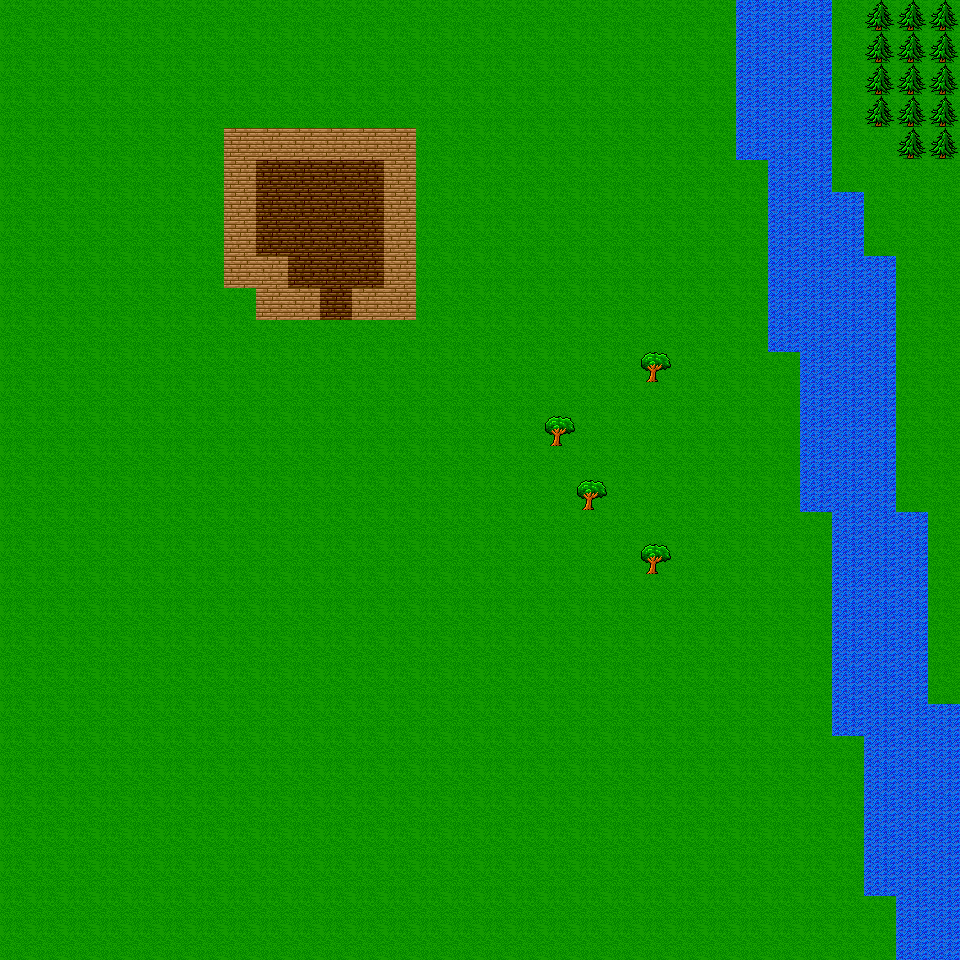

A 2D game scene composited from a Tiled map and its tileset images. What follows is a short description and the map's XML, with every tile layer's data as written:
An orthogonal 30x30 tile map with 32x32 px tiles, 2 tile layers (Floor, Mid) and 3 objects (2x character).

<map version="1.0" orientation="orthogonal" renderorder="right-down" width="30" height="30" tilewidth="32" tileheight="32" nextobjectid="5">
 <properties>
  <property name="tiletexture" value="resources/images/Maptiles.png" />
 </properties>
 <tileset firstgid="1" name="Maptiles" tilewidth="32" tileheight="32" tilecount="256" columns="16">
  <image source="../Images/Maptiles.png" width="512" height="512" />
 </tileset>
 <layer name="Floor" width="30" height="30">
  <data encoding="csv">
2,2,2,2,2,2,2,2,2,2,2,2,2,2,2,2,2,2,2,2,2,2,2,5,5,5,2,2,2,2,
2,2,2,2,2,2,2,2,2,2,2,2,2,2,2,2,2,2,2,2,2,2,2,5,5,5,2,2,2,2,
2,2,2,2,2,2,2,2,2,2,2,2,2,2,2,2,2,2,2,2,2,2,2,5,5,5,2,2,2,2,
2,2,2,2,2,2,2,2,2,2,2,2,2,2,2,2,2,2,2,2,2,2,2,5,5,5,2,2,2,2,
2,2,2,2,2,2,2,2,2,2,2,2,2,2,2,2,2,2,2,2,2,2,2,5,5,5,2,2,2,2,
2,2,2,2,2,2,2,2,17,17,17,17,2,2,2,2,2,2,2,2,2,2,2,2,5,5,2,2,2,2,
2,2,2,2,2,2,2,2,17,17,17,17,2,2,2,2,2,2,2,2,2,2,2,2,5,5,5,2,2,2,
2,2,2,2,2,2,2,2,17,17,17,17,2,2,2,2,2,2,2,2,2,2,2,2,5,5,5,2,2,2,
2,2,2,2,2,2,2,2,2,17,17,17,2,2,2,2,2,2,2,2,2,2,2,2,5,5,5,5,2,2,
2,2,2,2,2,2,2,2,2,2,17,2,2,2,2,2,2,2,2,2,2,2,2,2,5,5,5,5,2,2,
2,2,2,2,2,2,2,2,2,2,2,2,2,2,2,2,2,2,2,2,2,2,2,2,5,5,5,5,2,2,
2,2,2,2,2,2,2,2,2,2,2,2,2,2,2,2,2,2,2,2,2,2,2,2,2,5,5,5,2,2,
2,2,2,2,2,2,2,2,2,2,2,2,2,2,2,2,2,2,2,2,2,2,2,2,2,5,5,5,2,2,
2,2,2,2,2,2,2,2,2,2,2,2,2,2,2,2,2,2,2,2,2,2,2,2,2,5,5,5,2,2,
2,2,2,2,2,2,2,2,2,2,2,2,2,2,2,2,2,2,2,2,2,2,2,2,2,5,5,5,2,2,
2,2,2,2,2,2,2,2,2,2,2,2,2,2,2,2,2,2,2,2,2,2,2,2,2,5,5,5,2,2,
2,2,2,2,2,2,2,2,2,2,2,2,2,2,2,2,2,2,2,2,2,2,2,2,2,2,5,5,5,2,
2,2,2,2,2,2,2,2,2,2,2,2,2,2,2,2,2,2,2,2,2,2,2,2,2,2,5,5,5,2,
2,2,2,2,2,2,2,2,2,2,2,2,2,2,2,2,2,2,2,2,2,2,2,2,2,2,5,5,5,2,
2,2,2,2,2,2,2,2,2,2,2,2,2,2,2,2,2,2,2,2,2,2,2,2,2,2,5,5,5,2,
2,2,2,2,2,2,2,2,2,2,2,2,2,2,2,2,2,2,2,2,2,2,2,2,2,2,5,5,5,2,
2,2,2,2,2,2,2,2,2,2,2,2,2,2,2,2,2,2,2,2,2,2,2,2,2,2,5,5,5,2,
2,2,2,2,2,2,2,2,2,2,2,2,2,2,2,2,2,2,2,2,2,2,2,2,2,2,5,5,5,5,
2,2,2,2,2,2,2,2,2,2,2,2,2,2,2,2,2,2,2,2,2,2,2,2,2,2,2,5,5,5,
2,2,2,2,2,2,2,2,2,2,2,2,2,2,2,2,2,2,2,2,2,2,2,2,2,2,2,5,5,5,
2,2,2,2,2,2,2,2,2,2,2,2,2,2,2,2,2,2,2,2,2,2,2,2,2,2,2,5,5,5,
2,2,2,2,2,2,2,2,2,2,2,2,2,2,2,2,2,2,2,2,2,2,2,2,2,2,2,5,5,5,
2,2,2,2,2,2,2,2,2,2,2,2,2,2,2,2,2,2,2,2,2,2,2,2,2,2,2,5,5,5,
2,2,2,2,2,2,2,2,2,2,2,2,2,2,2,2,2,2,2,2,2,2,2,2,2,2,2,2,5,5,
2,2,2,2,2,2,2,2,2,2,2,2,2,2,2,2,2,2,2,2,2,2,2,2,2,2,2,2,5,5
</data>
 </layer>
 <layer name="Mid" width="30" height="30">
  <data encoding="csv">
0,0,0,0,0,0,0,0,0,0,0,0,0,0,0,0,0,0,0,0,0,0,0,0,0,0,0,4,4,4,
0,0,0,0,0,0,0,0,0,0,0,0,0,0,0,0,0,0,0,0,0,0,0,0,0,0,0,4,4,4,
0,0,0,0,0,0,0,0,0,0,0,0,0,0,0,0,0,0,0,0,0,0,0,0,0,0,0,4,4,4,
0,0,0,0,0,0,0,0,0,0,0,0,0,0,0,0,0,0,0,0,0,0,0,0,0,0,0,4,4,4,
0,0,0,0,0,0,0,1,1,1,1,1,1,0,0,0,0,0,0,0,0,0,0,0,0,0,0,0,4,4,
0,0,0,0,0,0,0,1,0,0,0,0,1,0,0,0,0,0,0,0,0,0,0,0,0,0,0,0,0,0,
0,0,0,0,0,0,0,1,0,0,0,0,1,0,0,0,0,0,0,0,0,0,0,0,0,0,0,0,0,0,
0,0,0,0,0,0,0,1,0,0,0,0,1,0,0,0,0,0,0,0,0,0,0,0,0,0,0,0,0,0,
0,0,0,0,0,0,0,1,1,0,0,0,1,0,0,0,0,0,0,0,0,0,0,0,0,0,0,0,0,0,
0,0,0,0,0,0,0,0,1,1,0,1,1,0,0,0,0,0,0,0,0,0,0,0,0,0,0,0,0,0,
0,0,0,0,0,0,0,0,0,0,0,0,0,0,0,0,0,0,0,0,0,0,0,0,0,0,0,0,0,0,
0,0,0,0,0,0,0,0,0,0,0,0,0,0,0,0,0,0,0,0,3,0,0,0,0,0,0,0,0,0,
0,0,0,0,0,0,0,0,0,0,0,0,0,0,0,0,0,0,0,0,0,0,0,0,0,0,0,0,0,0,
0,0,0,0,0,0,0,0,0,0,0,0,0,0,0,0,0,3,0,0,0,0,0,0,0,0,0,0,0,0,
0,0,0,0,0,0,0,0,0,0,0,0,0,0,0,0,0,0,0,0,0,0,0,0,0,0,0,0,0,0,
0,0,0,0,0,0,0,0,0,0,0,0,0,0,0,0,0,0,3,0,0,0,0,0,0,0,0,0,0,0,
0,0,0,0,0,0,0,0,0,0,0,0,0,0,0,0,0,0,0,0,0,0,0,0,0,0,0,0,0,0,
0,0,0,0,0,0,0,0,0,0,0,0,0,0,0,0,0,0,0,0,3,0,0,0,0,0,0,0,0,0,
0,0,0,0,0,0,0,0,0,0,0,0,0,0,0,0,0,0,0,0,0,0,0,0,0,0,0,0,0,0,
0,0,0,0,0,0,0,0,0,0,0,0,0,0,0,0,0,0,0,0,0,0,0,0,0,0,0,0,0,0,
0,0,0,0,0,0,0,0,0,0,0,0,0,0,0,0,0,0,0,0,0,0,0,0,0,0,0,0,0,0,
0,0,0,0,0,0,0,0,0,0,0,0,0,0,0,0,0,0,0,0,0,0,0,0,0,0,0,0,0,0,
0,0,0,0,0,0,0,0,0,0,0,0,0,0,0,0,0,0,0,0,0,0,0,0,0,0,0,0,0,0,
0,0,0,0,0,0,0,0,0,0,0,0,0,0,0,0,0,0,0,0,0,0,0,0,0,0,0,0,0,0,
0,0,0,0,0,0,0,0,0,0,0,0,0,0,0,0,0,0,0,0,0,0,0,0,0,0,0,0,0,0,
0,0,0,0,0,0,0,0,0,0,0,0,0,0,0,0,0,0,0,0,0,0,0,0,0,0,0,0,0,0,
0,0,0,0,0,0,0,0,0,0,0,0,0,0,0,0,0,0,0,0,0,0,0,0,0,0,0,0,0,0,
0,0,0,0,0,0,0,0,0,0,0,0,0,0,0,0,0,0,0,0,0,0,0,0,0,0,0,0,0,0,
0,0,0,0,0,0,0,0,0,0,0,0,0,0,0,0,0,0,0,0,0,0,0,0,0,0,0,0,0,0,
0,0,0,0,0,0,0,0,0,0,0,0,0,0,0,0,0,0,0,0,0,0,0,0,0,0,0,0,0,0
</data>
 </layer>
 <objectgroup name="Characters">
  <object id="1" name="Player" type="character" x="544" y="128" width="32" height="32">
   <properties>
    <property name="characterdata" value="warrior01" />
    <property name="controlled" value="true" />
   </properties>
  </object>
  <object id="2" x="253" y="579" height="1" />
  <object id="4" name="Person" type="character" x="512" y="288" width="32" height="32">
   <properties>
    <property name="characterdata" value="villager01" />
   </properties>
  </object>
 </objectgroup>
</map>